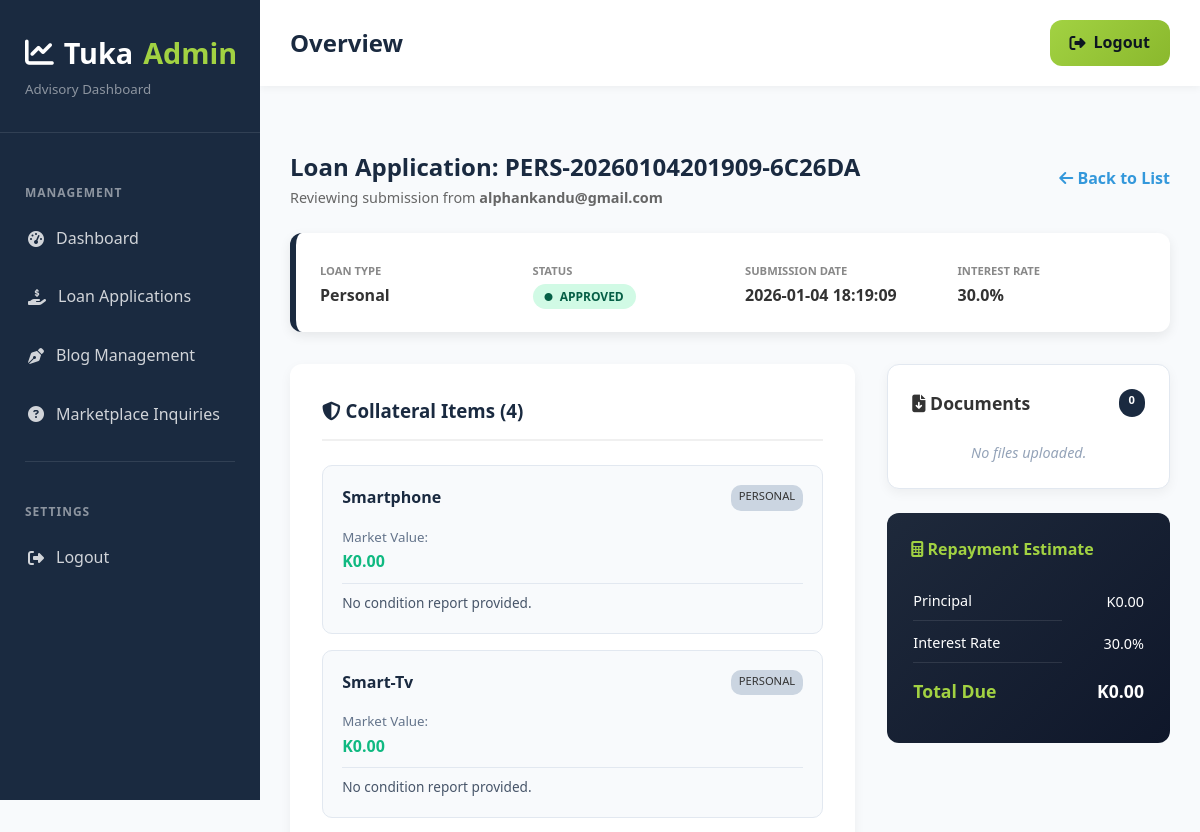
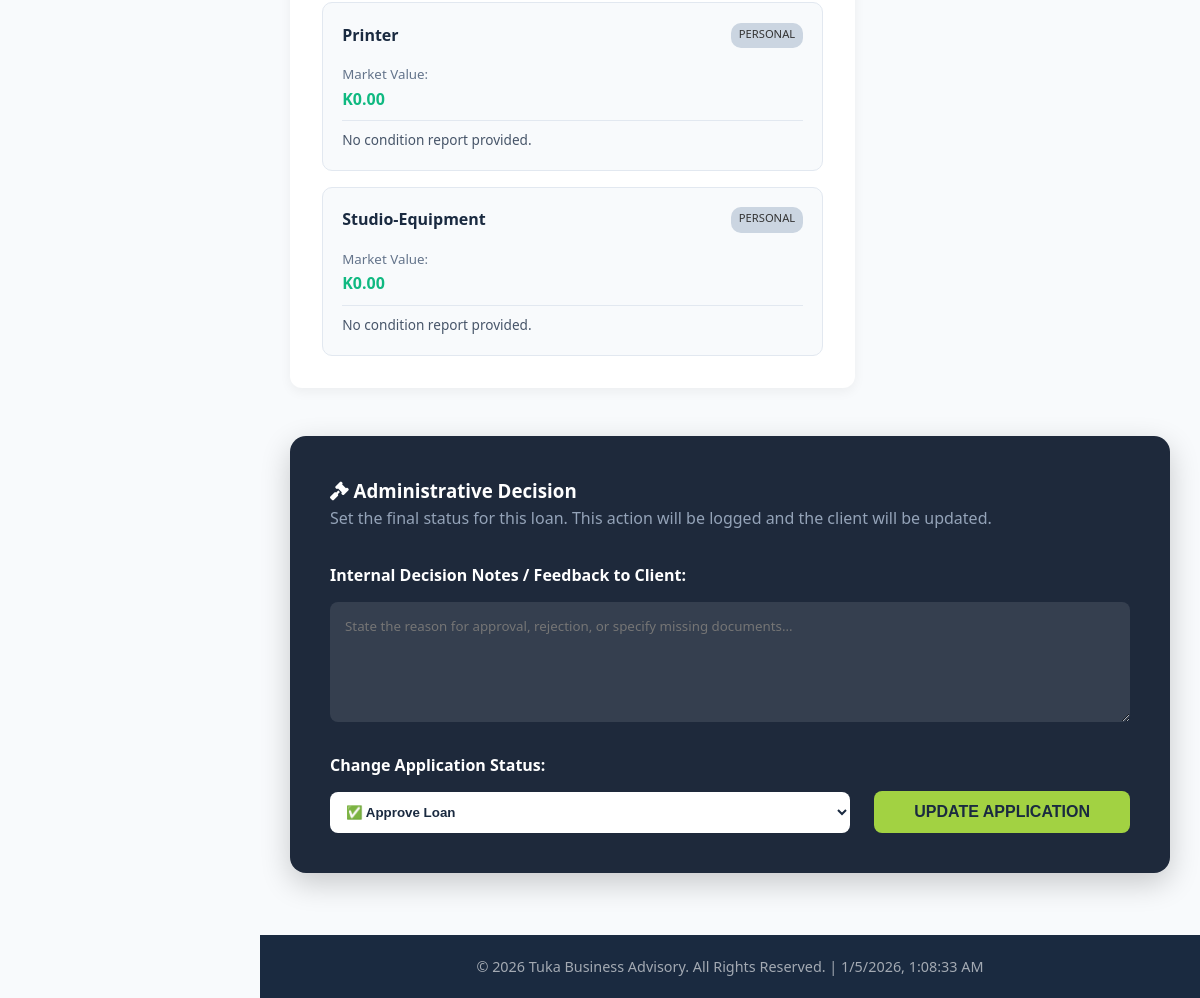
/admin/loans/3 (signed in), run on the app's committed database (2 pictures, top to bottom).
### tables this page shows
CREATE TABLE loan_applications (
            id INTEGER PRIMARY KEY AUTOINCREMENT,
            application_number TEXT UNIQUE NOT NULL,
            loan_type TEXT CHECK(loan_type IN ('personal', 'business')) NOT NULL,
            status TEXT DEFAULT 'pending',
            user_id INTEGER,
            interest_rate REAL DEFAULT 0.30,
            total_repayment REAL,
            admin_notes TEXT,
            applied_date TIMESTAMP DEFAULT CURRENT_TIMESTAMP,
            updated_date TIMESTAMP DEFAULT CURRENT_TIMESTAMP,
            decision_date TIMESTAMP,
            decision_by INTEGER,
            FOREIGN KEY (user_id) REFERENCES users(id)
        );

CREATE TABLE users (
            id INTEGER PRIMARY KEY AUTOINCREMENT,
            email TEXT UNIQUE NOT NULL,
            password TEXT NOT NULL,
            role TEXT DEFAULT 'user',
            created_at TIMESTAMP DEFAULT CURRENT_TIMESTAMP
        , is_active INTEGER DEFAULT 1);

CREATE TABLE collateral_items (
            id INTEGER PRIMARY KEY AUTOINCREMENT,
            application_id INTEGER NOT NULL,
            loan_type TEXT NOT NULL,
            item_name TEXT NOT NULL,
            item_type TEXT NOT NULL,
            estimated_value REAL,
            condition_description TEXT,
            created_at TIMESTAMP DEFAULT CURRENT_TIMESTAMP,
            FOREIGN KEY (application_id) REFERENCES loan_applications(id) ON DELETE CASCADE
        );

### admin/routes.py (the view, shortened to what this page needs)
@admin_bp.route('/loans/<int:loan_id>', methods=['GET', 'POST'])
@login_required
@role_required('admin', 'super_admin')
def view_loan(loan_id):
    db = get_db_connection()
    loan = db.execute("""
        SELECT la.*, u.email AS applicant_email
        FROM loan_applications la
        JOIN users u ON u.id = la.user_id
        WHERE la.id = ?
    """, (loan_id,)).fetchone()
    if not loan:
        db.close()
        flash("Loan not found.", "error")
        return redirect(url_for('admin.list_loans'))
    attachments = db.execute("SELECT * FROM application_attachments WHERE application_id = ?", (loan_id,)).fetchall()
    collateral_items = db.execute("SELECT * FROM collateral_items WHERE application_id = ?", (loan_id,)).fetchall()
    personal_details = db.execute("SELECT * FROM personal_loan_details WHERE application_id = ?", (loan_id,)).fetchone()
    business_details = db.execute("SELECT * FROM business_loan_details WHERE application_id = ?", (loan_id,)).fetchone()
    db.close()
    return render_template(
        'admin_loan_management.html',
        loan=loan,
        attachments=attachments,
        collateral_items=collateral_items,
        personal_details=personal_details,
        business_details=business_details
    )

### admin/templates/admin_loan_management.html (shortened to what this page needs)
{% extends "admin_base.html" %}
{% block content %}
<div style="max-width:1200px; margin:2rem auto; font-family:'Segoe UI', Tahoma, Geneva, Verdana, sans-serif; color:#333">
    <div style="display:flex; justify-content:space-between; align-items:center; margin-bottom:1.5rem">
        <div>
            <h2 style="color: var(--navy);">Loan Application: {{ loan.application_number }}</h2>
            <p style="color: #666; font-size: 0.9rem;">Reviewing submission from <strong>{{ loan.applicant_email }}</strong></p>
        </div>
        <a href="{{ url_for('admin.list_loans') }}" style="text-decoration:none; color:#3498db; font-weight: 600;">
            <i class="fas fa-arrow-left"></i> Back to List
        </a>
    </div>
    <div style="background:white; border-radius:12px; box-shadow:0 4px 12px rgba(0,0,0,0.08); padding:1.5rem; margin-bottom:2rem; border-left:6px solid var(--navy)">
        <div style="display:grid; grid-template-columns:repeat(auto-fit, minmax(150px, 1fr)); gap:1.5rem">
            <div><small style="color:#888; text-transform: uppercase; font-size: 0.7rem; font-weight: 700;">Loan Type</small><br><strong>{{ loan.loan_type|title }}</strong></div>
            <div><small style="color:#888; text-transform: uppercase; font-size: 0.7rem; font-weight: 700;">Status</small><br>
                <span style="padding:4px 12px; border-radius:20px; font-size:0.75rem; font-weight: 800;
                    {% if loan.status=='approved' %}background:#d1fae5; color:#065f46;
                    {% elif loan.status=='rejected' %}background:#fee2e2; color:#991b1b;
                    {% elif loan.status=='missing_info' %}background:#fef3c7; color:#92400e;
                    {% else %}background:#e0f2fe; color:#075985;{% endif %}">
                    <i class="fas fa-circle" style="font-size: 0.5rem; vertical-align: middle; margin-right: 4px;"></i>
                    {{ loan.status|upper }}
                </span>
            </div>
            <div><small style="color:#888; text-transform: uppercase; font-size: 0.7rem; font-weight: 700;">Submission Date</small><br><strong>{{ loan.applied_date if loan.applied_date else 'N/A' }}</strong></div>
            <div><small style="color:#888; text-transform: uppercase; font-size: 0.7rem; font-weight: 700;">Interest Rate</small><br><strong>{{ (loan.interest_rate * 100)|round(1) if loan.interest_rate else 30 }}%</strong></div>
        </div>
    </div>
    <div style="display:grid; grid-template-columns: 2fr 1fr; gap:2rem;">
        <div>
            <section style="background:white; padding:2rem; border-radius:12px; box-shadow:0 4px 12px rgba(0,0,0,0.05)">
                <h3 style="border-bottom:2px solid #f0f0f0; padding-bottom:0.8rem; color:var(--navy); margin-bottom: 1.5rem;">
                    <i class="fas fa-shield-alt"></i> Collateral Items ({{ collateral_items|length }})
                </h3>
                {% if collateral_items %}
                <div style="display:grid; grid-template-columns: repeat(auto-fill, minmax(280px, 1fr)); gap:1rem">
                    {% for item in collateral_items %}
                    <div style="border:1px solid #e2e8f0; border-radius:10px; padding:1.2rem; background:#f8fafc">
                        <div style="display:flex; justify-content:space-between; margin-bottom:0.8rem">
                            <strong style="color:var(--navy)">{{ item.item_name|title }}</strong>
                            <span style="font-size:0.7rem; background:#cbd5e1; padding:2px 8px; border-radius:10px;">{{ item.item_type|upper }}</span>
                        </div>
                        <div style="margin-bottom:0.5rem">
                            <small style="color:#64748b">Market Value:</small><br>
                            <strong style="color:#10b981">K{{ "{:,.2f}".format(item.estimated_value) }}</strong>
                        </div>
                        <p style="font-size:0.85rem; color:#475569; border-top:1px solid #e2e8f0; padding-top:0.5rem">
                            {{ item.condition_description or 'No condition report provided.' }}
                        </p>
                    </div>
                    {% endfor %}
                </div>
                {% else %}
                <div style="text-align:center; padding:2rem; color:#94a3b8; background:#f8fafc; border-radius:12px; border:2px dashed #e2e8f0">
                    <i class="fas fa-box-open" style="font-size: 2rem; margin-bottom: 10px;"></i>
                    <p>No collateral listed for this application.</p>
                </div>
                {% endif %}
            </section>
        </div>
        <div style="display: flex; flex-direction: column; gap: 1.5rem;">
            <div style="background:white; padding:1.5rem; border-radius:12px; box-shadow:0 4px 12px rgba(0,0,0,0.05); border:1px solid #e2e8f0">
                <h3 style="margin-top:0; font-size: 1.1rem; display:flex; justify-content:space-between;">
                    <span><i class="fas fa-file-download"></i> Documents</span>
                    <span style="background:var(--navy); color:white; padding:2px 10px; border-radius:20px; font-size:0.7rem">{{ attachments|length }}</span>
                </h3>
                <div style="margin-top:1.5rem">
                    {% for file in attachments %}
                    <div style="padding:12px; margin-bottom:12px; background:#f8fafc; border-radius:8px; border:1px solid #f1f5f9; display: flex; align-items: center; justify-content: space-between;">
                        <div style="overflow: hidden; text-overflow: ellipsis; white-space: nowrap; max-width: 140px;">
                            <strong style="font-size:0.85rem; display:block;">{{ file.document_category|replace('_',' ')|title }}</strong>
                            <small style="color:#94a3b8; font-size: 0.75rem;">{{ file.file_name }}</small>
                        </div>
                        <a href="{{ url_for('admin.download_attachment', filename=file.file_path) }}"
                           style="background:var(--lime); color:var(--navy); padding:6px 10px; border-radius:6px; text-decoration:none; font-size:0.75rem; font-weight:700;">
                           <i class="fas fa-download"></i>
                        </a>
                    </div>
                    {% else %}
                    <p style="color:#94a3b8; font-style:italic; font-size:0.9rem; text-align:center;">No files uploaded.</p>
                    {% endfor %}
                </div>
            </div>
            <div style="background: linear-gradient(135deg, #1e293b, #0f172a); color:white; padding:1.5rem; border-radius:12px;">
                <h4 style="margin-top:0; color:var(--lime);"><i class="fas fa-calculator"></i> Repayment Estimate</h4>
                {% set amt = (personal_details.loan_amount if personal_details else business_details.loan_amount if business_details else 0) %}
                <table style="width:100%; margin-top:1rem; font-size:0.9rem;">
                    <tr><td style="padding:8px 0; border-bottom:1px solid rgba(255,255,255,0.1)">Principal</td><td style="text-align:right">K{{ "{:,.2f}".format(amt) }}</td></tr>
                    <tr><td style="padding:8px 0; border-bottom:1px solid rgba(255,255,255,0.1)">Interest Rate</td><td style="text-align:right">{{ (loan.interest_rate*100)|round(0) if loan.interest_rate else 30 }}%</td></tr>
                    <tr><td style="padding:12px 0; font-size:1.1rem; color:var(--lime);"><strong>Total Due</strong></td><td style="text-align:right; font-size:1.1rem;"><strong>K{{ "{:,.2f}".format(loan.total_repayment if loan.total_repayment else amt * 1.30) }}</strong></td></tr>
                </table>
            </div>
        </div>
    </div>
    <div style="margin-top:3rem; background:#1e293b; color:white; padding:2.5rem; border-radius:16px; box-shadow:0 10px 30px rgba(0,0,0,0.2)">
        <h3 style="margin-top:0; color:var(--white);"><i class="fas fa-gavel"></i> Administrative Decision</h3>
        <p style="color:#94a3b8; margin-bottom:2rem;">Set the final status for this loan. This action will be logged and the client will be updated.</p>
        <form action="{{ url_for('admin.view_loan', loan_id=loan.id) }}" method="POST">
            <div style="margin-bottom:1.5rem">
                <label style="display:block; margin-bottom:0.8rem; font-weight:600;">Internal Decision Notes / Feedback to Client:</label>
                <textarea name="admin_notes" rows="5" style="width:100%; border-radius:8px; padding:15px; border:none; background:rgba(255,255,255,0.1); color:white; font-family: inherit;" placeholder="State the reason for approval, rejection, or specify missing documents...">{{ loan.admin_notes or '' }}</textarea>
            </div>
            <div style="display:flex; gap:1.5rem; align-items:flex-end; flex-wrap:wrap">
                <div style="flex:1; min-width:250px">
                    <label style="display:block; margin-bottom:0.8rem; font-weight:600;">Change Application Status:</label>
                    <select name="status" style="width:100%; padding:12px; border-radius:8px; background:white; color:var(--navy); border:none; font-weight:bold; cursor:pointer;">
                        <option value="approved" {% if loan.status=='approved' %}selected{% endif %}>✅ Approve Loan</option>
                    </select>
                </div>
                <button type="submit" style="background:var(--lime); color:var(--navy); border:none; padding:12px 40px; border-radius:8px; font-weight:800; cursor:pointer; font-size:1rem; transition: transform 0.2s;">
                    UPDATE APPLICATION
                </button>
            </div>
        </form>
    </div>
</div>
{% endblock %}

### admin/templates/admin_base.html (shortened to what this page needs)
<!DOCTYPE html>
<html lang="en">
<head>
    <link rel="stylesheet" href="https://cdnjs.cloudflare.com/ajax/libs/font-awesome/6.4.0/css/all.min.css">
</head>
<body>
    <aside class="admin-sidebar">
        <div class="admin-logo">
            <h1><i class="fas fa-chart-line"></i> Tuka <span>Admin</span></h1>
            <small style="color: rgba(255,255,255,0.5)">Advisory Dashboard</small>
        </div>
        <nav class="admin-nav">
            <div class="nav-section">Management</div>
            <ul>
                <li><a href="{{ url_for('admin.dashboard') }}" class="{% if request.endpoint == 'admin.dashboard' %}active{% endif %}">
                    <i class="fas fa-tachometer-alt"></i> Dashboard
                </a></li>
                <li><a href="{{ url_for('admin.list_loans') }}" class="{% if request.endpoint == 'admin.list_loans' %}active{% endif %}">
                    <i class="fas fa-hand-holding-usd"></i> Loan Applications
                </a></li>
                <li><a href="{{ url_for('admin.create_blog') }}" class="{% if request.endpoint == 'admin.create_blog' %}active{% endif %}">
                    <i class="fas fa-pen-nib"></i> Blog Management
                </a></li>
                <li><a href="{{ url_for('admin.product_inquiries_view') }}" class="{% if request.endpoint == 'admin.product_inquiries_view' %}active{% endif %}">
                    <i class="fas fa-question-circle"></i> Marketplace Inquiries
                </a></li>
            </ul>
            <div class="nav-divider"></div>
            <div class="nav-section">Settings</div>
            <ul>
                <li><a href="{{ url_for('auth.logout') }}">
                    <i class="fas fa-sign-out-alt"></i> Logout
                </a></li>
            </ul>
        </nav>
    </aside>
    <main class="admin-main">
        <header class="admin-header">
            <div class="header-left">
                <h2>{% block page_title %}Overview{% endblock %}</h2>
            </div>
            <div class="header-right">
                <a href="{{ url_for('auth.logout') }}" class="btn-logout">
                    <i class="fas fa-sign-out-alt"></i>
                    <span>Logout</span>
                </a>
            </div>
        </header>
        <div class="admin-content">
            {% block content %}{% endblock %}
        </div>
        <footer class="admin-footer">
            <p>&copy; 2026 Tuka Business Advisory. All Rights Reserved. | <span id="currentDateTime"></span></p>
        </footer>
    </main>
</body>
</html>

### data on the page
loan_applications: application_number "PERS-20260104201909-6C26DA", loan_type "Personal", status "APPROVED", applied_date "2026-01-04 18:19:09", interest_rate "30.0", status "✅ Approve Loan"
users: applicant_email "alphankandu@gmail.com"
collateral_items: item_name "Smartphone", item_type "PERSONAL", estimated_value "0.00", condition_description "No condition report provided."
collateral_items: item_name "Smart-Tv", item_type "PERSONAL", estimated_value "0.00", condition_description "No condition report provided."
collateral_items: item_name "Printer", item_type "PERSONAL", estimated_value "0.00", condition_description "No condition report provided."
collateral_items: item_name "Studio-Equipment", item_type "PERSONAL", estimated_value "0.00", condition_description "No condition report provided."

### other printed values
{{ collateral_items|length }} "4"
{{ attachments|length }} "0"
{{ "{:,.2f}".format(amt) }} "0.00"
